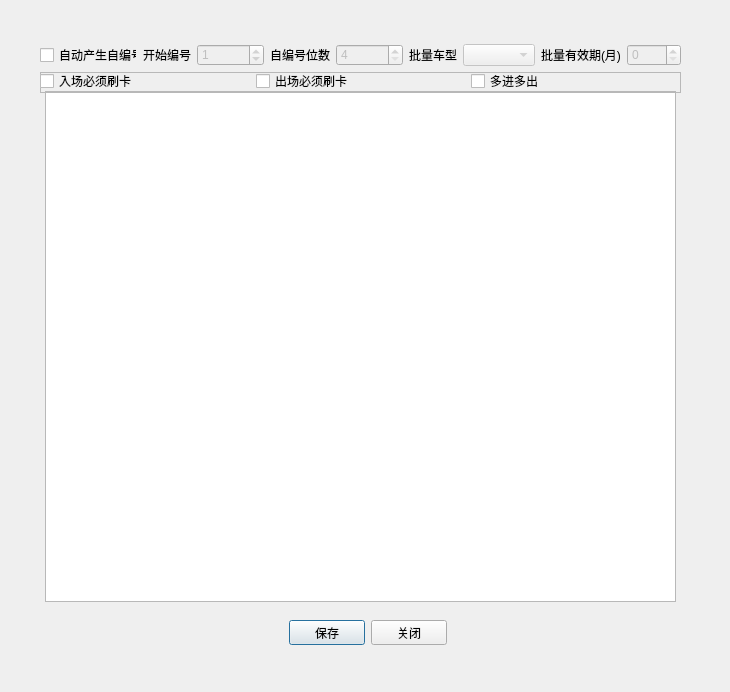
<?xml version="1.0" encoding="UTF-8"?>
<ui version="4.0">
 <class>CDlgBulkRegister</class>
 <widget class="QDialog" name="CDlgBulkRegister">
  <property name="geometry">
   <rect>
    <x>0</x>
    <y>0</y>
    <width>730</width>
    <height>692</height>
   </rect>
  </property>
  <property name="windowTitle">
   <string>卡批量注册</string>
  </property>
  <property name="statusTip">
   <string>%1卡批量注册</string>
  </property>
  <property name="styleSheet">
   <string notr="true">background-image: url(D:/WinParkUI/debug/Image/NewIcon/CommonMiddleBG-normal.jpg);</string>
  </property>
  <widget class="QLabel" name="lblTitle">
   <property name="geometry">
    <rect>
     <x>21</x>
     <y>5</y>
     <width>141</width>
     <height>21</height>
    </rect>
   </property>
   <property name="font">
    <font>
     <family>宋体</family>
     <pointsize>9</pointsize>
     <weight>75</weight>
     <italic>false</italic>
     <bold>true</bold>
    </font>
   </property>
   <property name="styleSheet">
    <string notr="true">background-image:url( );
color: rgb(85, 0, 0);</string>
   </property>
   <property name="text">
    <string/>
   </property>
  </widget>
  <widget class="QLabel" name="lblClose">
   <property name="geometry">
    <rect>
     <x>689</x>
     <y>5</y>
     <width>31</width>
     <height>16</height>
    </rect>
   </property>
   <property name="text">
    <string/>
   </property>
  </widget>
  <widget class="QTableWidget" name="tabRecord">
   <property name="geometry">
    <rect>
     <x>45</x>
     <y>91</y>
     <width>631</width>
     <height>511</height>
    </rect>
   </property>
   <property name="styleSheet">
    <string notr="true">background-image: url(none);</string>
   </property>
  </widget>
  <widget class="QLineEdit" name="edtCardID">
   <property name="geometry">
    <rect>
     <x>270</x>
     <y>290</y>
     <width>113</width>
     <height>20</height>
    </rect>
   </property>
   <property name="styleSheet">
    <string notr="true">background-image: url(none);</string>
   </property>
  </widget>
  <widget class="QWidget" name="layoutWidget">
   <property name="geometry">
    <rect>
     <x>289</x>
     <y>620</y>
     <width>158</width>
     <height>25</height>
    </rect>
   </property>
   <layout class="QHBoxLayout" name="horizontalLayout">
    <item>
     <widget class="QPushButton" name="btnSave">
      <property name="styleSheet">
       <string notr="true">background-image: url(none);</string>
      </property>
      <property name="text">
       <string>保存</string>
      </property>
     </widget>
    </item>
    <item>
     <widget class="QPushButton" name="btnClose">
      <property name="styleSheet">
       <string notr="true">background-image: url(none);</string>
      </property>
      <property name="text">
       <string>关闭</string>
      </property>
     </widget>
    </item>
   </layout>
  </widget>
  <widget class="QWidget" name="layoutWidget">
   <property name="geometry">
    <rect>
     <x>40</x>
     <y>44</y>
     <width>641</width>
     <height>22</height>
    </rect>
   </property>
   <layout class="QHBoxLayout" name="horizontalLayout_2">
    <item>
     <widget class="QCheckBox" name="chkID">
      <property name="styleSheet">
       <string notr="true">background-image: url(none);</string>
      </property>
      <property name="text">
       <string>自动产生自编号</string>
      </property>
     </widget>
    </item>
    <item>
     <widget class="QLabel" name="label">
      <property name="styleSheet">
       <string notr="true">background-image: url(none);</string>
      </property>
      <property name="text">
       <string>开始编号</string>
      </property>
     </widget>
    </item>
    <item>
     <widget class="QSpinBox" name="spValue">
      <property name="enabled">
       <bool>false</bool>
      </property>
      <property name="styleSheet">
       <string notr="true">background-image: url(none);</string>
      </property>
      <property name="maximum">
       <number>999999999</number>
      </property>
      <property name="value">
       <number>1</number>
      </property>
     </widget>
    </item>
    <item>
     <widget class="QLabel" name="label_2">
      <property name="styleSheet">
       <string notr="true">background-image: url(none);</string>
      </property>
      <property name="text">
       <string>自编号位数</string>
      </property>
     </widget>
    </item>
    <item>
     <widget class="QSpinBox" name="spDigit">
      <property name="enabled">
       <bool>false</bool>
      </property>
      <property name="styleSheet">
       <string notr="true">background-image: url(none);</string>
      </property>
      <property name="minimum">
       <number>4</number>
      </property>
      <property name="maximum">
       <number>999999999</number>
      </property>
     </widget>
    </item>
    <item>
     <widget class="QLabel" name="label_3">
      <property name="styleSheet">
       <string notr="true">background-image: url(none);</string>
      </property>
      <property name="text">
       <string>批量车型</string>
      </property>
     </widget>
    </item>
    <item>
     <widget class="QComboBox" name="cbxCarType">
      <property name="enabled">
       <bool>false</bool>
      </property>
      <property name="styleSheet">
       <string notr="true">background-image: url(none);</string>
      </property>
     </widget>
    </item>
    <item>
     <widget class="QLabel" name="label_4">
      <property name="styleSheet">
       <string notr="true">background-image: url(none);</string>
      </property>
      <property name="text">
       <string>批量有效期(月)</string>
      </property>
     </widget>
    </item>
    <item>
     <widget class="QSpinBox" name="spMonth">
      <property name="enabled">
       <bool>false</bool>
      </property>
      <property name="styleSheet">
       <string notr="true">background-image: url(none);</string>
      </property>
      <property name="minimum">
       <number>0</number>
      </property>
      <property name="maximum">
       <number>1200</number>
      </property>
      <property name="value">
       <number>0</number>
      </property>
     </widget>
    </item>
   </layout>
  </widget>
  <widget class="QFrame" name="frame">
   <property name="geometry">
    <rect>
     <x>40</x>
     <y>72</y>
     <width>641</width>
     <height>21</height>
    </rect>
   </property>
   <property name="styleSheet">
    <string notr="true">background-image: url(none);</string>
   </property>
   <property name="frameShape">
    <enum>QFrame::StyledPanel</enum>
   </property>
   <property name="frameShadow">
    <enum>QFrame::Raised</enum>
   </property>
   <widget class="QWidget" name="layoutWidget">
    <property name="geometry">
     <rect>
      <x>0</x>
      <y>0</y>
      <width>641</width>
      <height>18</height>
     </rect>
    </property>
    <layout class="QHBoxLayout" name="horizontalLayout_3">
     <item>
      <widget class="QCheckBox" name="chkEnterCard">
       <property name="whatsThis">
        <string>1</string>
       </property>
       <property name="styleSheet">
        <string notr="true">background-image: url(none);</string>
       </property>
       <property name="text">
        <string>入场必须刷卡</string>
       </property>
      </widget>
     </item>
     <item>
      <widget class="QCheckBox" name="chkLeaveCard">
       <property name="whatsThis">
        <string>2</string>
       </property>
       <property name="styleSheet">
        <string notr="true">background-image: url(none);</string>
       </property>
       <property name="text">
        <string>出场必须刷卡</string>
       </property>
      </widget>
     </item>
     <item>
      <widget class="QCheckBox" name="chkMIO">
       <property name="whatsThis">
        <string>3</string>
       </property>
       <property name="styleSheet">
        <string notr="true">background-image: url(none);</string>
       </property>
       <property name="text">
        <string>多进多出</string>
       </property>
      </widget>
     </item>
    </layout>
   </widget>
  </widget>
  <zorder>layoutWidget</zorder>
  <zorder>layoutWidget</zorder>
  <zorder>edtCardID</zorder>
  <zorder>lblTitle</zorder>
  <zorder>lblClose</zorder>
  <zorder>tabRecord</zorder>
  <zorder>frame</zorder>
 </widget>
 <resources/>
 <connections/>
</ui>
